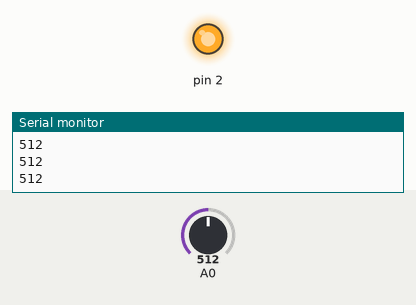
Recording of a sketch running on a simulated Arduino Uno, built with avr-gcc and run on an emulated ATmega328P. On the bench: output pins drawn as LEDs (lit = HIGH), the last lines printed to the serial monitor. Inputs (shaded band) come from the test bench; at power-on: A0 = 512.

Above: at 1.2 s.
1.3 s: A0 set to 735
2.8 s: A0 set to 767
At 3.9 s:
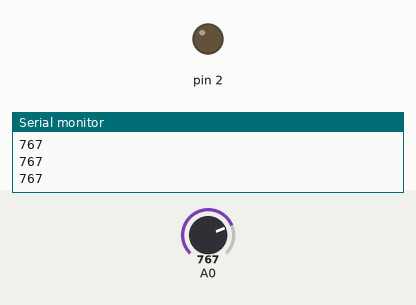
4.3 s: A0 set to 716
At 5.2 s:
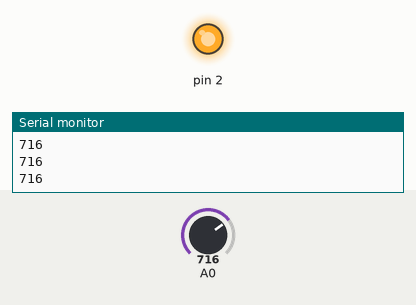
5.9 s: A0 set to 900
At 6.5 s:
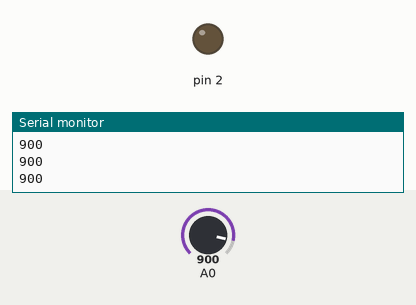
Timing chart, 0 to 8.5 s (numbered marks = the images above; inputs shaded):
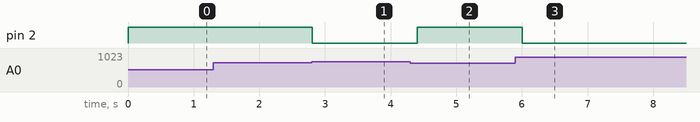

The sketch:

Fotoresistore_LED.ino
```cpp
int thr;
int valore=0;

void setup() {
  pinMode(2, OUTPUT);
  Serial.begin(9600);

  thr = 752;

}

void loop() {
  valore=analogRead(A0);
  Serial.println(valore);
  if(valore<thr){
    digitalWrite(2, HIGH);      //soglia massima letta
  }
  else{
    digitalWrite(2, LOW);       //soglia minima letta
  }
  delay(200);

}
```

Measured:
- the behaviour switches between 751 and 752 on A0 (found by bisection; images 0 and 1)
- after the input at 2.8 s, pin 2: HIGH → LOW at once
- after the input at 4.3 s, pin 2: LOW → HIGH after 0.11 s
- after the input at 5.9 s, pin 2: HIGH → LOW after 0.11 s
